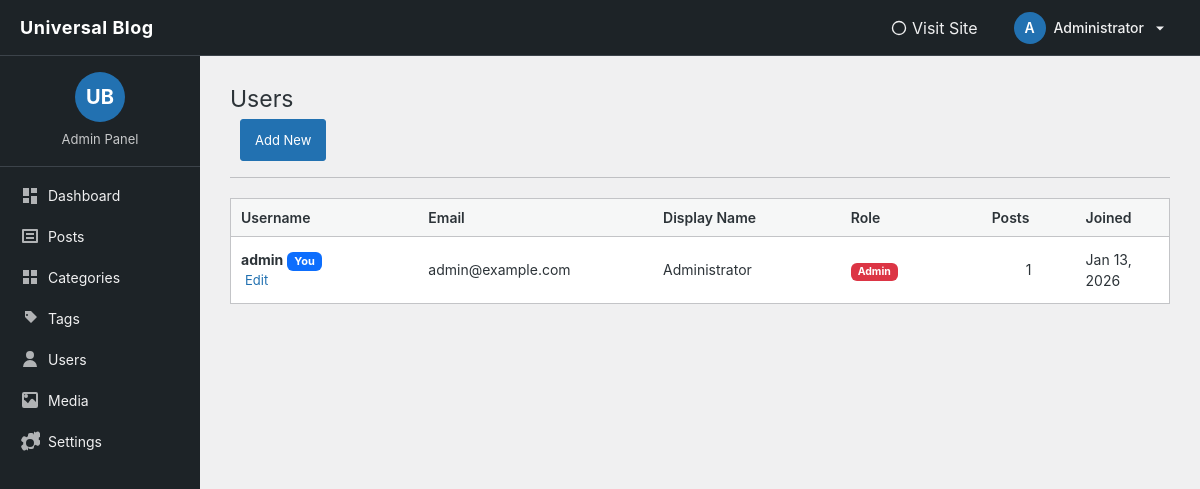
/blog/admin/users/index.php (signed in), run on the app's committed database.
### tables this page shows
CREATE TABLE `users` (
  `id` int(11) NOT NULL,
  `username` varchar(50) NOT NULL,
  `email` varchar(100) NOT NULL,
  `password` varchar(255) NOT NULL,
  `display_name` varchar(100) DEFAULT NULL,
  `role` enum('admin','author','editor') DEFAULT 'author',
  `created_at` datetime DEFAULT current_timestamp()
);

### blog/admin/users/index.php (the view, shortened to what this page needs)
<?php
require_once '../../includes/db.php';
$stmt = $pdo->query("
    SELECT u.*, COUNT(p.id) as post_count
    FROM users u
    LEFT JOIN posts p ON u.id = p.user_id
    GROUP BY u.id
    ORDER BY u.created_at DESC
");
$users = $stmt->fetchAll();
$editUser = null;
?>
<!DOCTYPE html>
<html lang="en">
<head>
<link href="https://cdn.jsdelivr.net/npm/bootstrap@5.3.2/dist/css/bootstrap.min.css" rel="stylesheet">
</head>
<body>
<?php require '../partials/header.php'; ?>
<div class="container-fluid">
<div class="row">
<?php require '../partials/sidebar.php'; ?>
<main class="col-md-9 col-lg-10">
<div class="wrap">
    <h1 class="wp-heading-inline">Users</h1>
    <a href="?add" class="page-title-action">Add New</a>
    <hr class="wp-header-end">
    <?php if (isset($_GET['add']) || $editUser): ?>
    <div class="wp-card p-4 mt-4" style="max-width: 700px;">
        <h2><?= $editUser ? 'Edit User' : 'Add New User' ?></h2>
        <form method="post" class="mt-4">
            <input type="hidden" name="action" value="<?= $editUser ? 'update' : 'add' ?>">
            <?php if ($editUser): ?>
            <input type="hidden" name="id" value="<?= $editUser['id'] ?>">
            <?php endif; ?>
            <table class="form-table">
                <tr>
                    <th><label for="username">Username *</label></th>
                    <td>
                        <input type="text" class="form-control" id="username" name="username"
                               value="<?= $editUser ? htmlspecialchars($editUser['username']) : '' ?>"
                               required <?= $editUser ? 'readonly' : '' ?>>
                        <?php if ($editUser): ?>
                        <p class="description">Usernames cannot be changed</p>
                        <?php endif; ?>
                    </td>
                </tr>
                <tr>
                    <th><label for="email">Email *</label></th>
                    <td>
                        <input type="email" class="form-control" id="email" name="email"
                               value="<?= $editUser ? htmlspecialchars($editUser['email']) : '' ?>"
                               required>
                    </td>
                </tr>
                <tr>
                    <th><label for="password">Password <?= !$editUser ? '*' : '' ?></label></th>
                    <td>
                        <input type="password" class="form-control" id="password" name="password"
                               <?= !$editUser ? 'required' : '' ?>>
                        <?php if ($editUser): ?>
                        <p class="description">Leave blank to keep current password</p>
                        <?php endif; ?>
                    </td>
                </tr>
                <tr>
                    <th><label for="display_name">Display Name</label></th>
                    <td>
                        <input type="text" class="form-control" id="display_name" name="display_name"
                               value="<?= $editUser ? htmlspecialchars($editUser['display_name']) : '' ?>">
                    </td>
                </tr>
                <tr>
                    <th><label for="role">Role *</label></th>
                    <td>
                        <select class="form-control" id="role" name="role" required>
                            <option value="admin" <?= ($editUser && $editUser['role'] == 'admin') ? 'selected' : '' ?>>Administrator</option>
                            <option value="editor" <?= ($editUser && $editUser['role'] == 'editor') ? 'selected' : '' ?>>Editor</option>
                            <option value="author" <?= ($editUser && $editUser['role'] == 'author') ? 'selected' : '' ?>>Author</option>
                        </select>
                    </td>
                </tr>
            </table>
            <p class="mt-4">
                <button type="submit" class="button-primary">
                    <?= $editUser ? 'Update User' : 'Add New User' ?>
                </button>
                <a href="index.php" class="button-secondary">Cancel</a>
            </p>
        </form>
    </div>
    <?php else: ?>
    <table class="wp-list-table">
        <thead>
            <tr>
                <th style="width: 20%">Username</th>
                <th style="width: 25%">Email</th>
                <th style="width: 20%">Display Name</th>
                <th style="width: 15%">Role</th>
                <th style="width: 10%">Posts</th>
                <th style="width: 10%">Joined</th>
            </tr>
        </thead>
        <tbody>
            <?php if ($users): ?>
                <?php foreach ($users as $user): ?>
                <tr>
                    <td>
                        <strong><?= htmlspecialchars($user['username']) ?></strong>
                        <?php if ($user['id'] == $_SESSION['admin_id']): ?>
                        <span class="badge bg-primary" style="font-size:11px;">You</span>
                        <?php endif; ?>
                        <div class="row-actions">
                            <span><a href="?edit=<?= $user['id'] ?>">Edit</a></span>
                        </div>
                    </td>
                    <td><?= htmlspecialchars($user['email']) ?></td>
                    <td><?= htmlspecialchars($user['display_name'] ?: '-') ?></td>
                    <td>
                        <span class="badge bg-<?= $user['role'] == 'admin' ? 'danger' : ($user['role'] == 'editor' ? 'warning' : 'secondary') ?>">
                            <?= ucfirst($user['role']) ?>
                        </span>
                    </td>
                    <td class="text-center"><?= $user['post_count'] ?></td>
                    <td><?= date('M j, Y', strtotime($user['created_at'])) ?></td>
                </tr>
                <?php endforeach; ?>
            <?php else: ?>
                <tr>
                    <td colspan="6" class="text-center text-muted">No users found</td>
                </tr>
            <?php endif; ?>
        </tbody>
    </table>
    <?php endif; ?>
</div>
</main>
</div>
</div>
</body>
</html>

### blog/admin/partials/admin-style.php (style rules this page uses)
:root { --wp-blue: #2271b1; --wp-blue-dark: #135e96; --wp-admin-bg: #f0f0f1; --wp-sidebar-bg: #1d2327; --wp-sidebar-hover: #2c3338; --wp-accent: #2271b1; --wp-border: #c3c4c7; }
body { background: var(--wp-admin-bg); font-family: -apple-system,BlinkMacSystemFont,"Segoe UI",Roboto,Oxygen-Sans,Ubuntu,Cantarell,"Helvetica Neue",sans-serif; color: #2c3338; padding-top: 56px; }
main { padding: 20px 30px !important; }
@media (min-width: 768px) { main.col-md-9, main.col-lg-10 { margin-left: 0; } }
.wp-heading-inline { font-size: 23px; font-weight: 400; margin: 0; padding: 9px 0 4px; line-height: 1.3; }
.page-title-action { display: inline-block; padding: 6px 14px; font-size: 13px; line-height: 2.15384615; border-radius: 3px; text-decoration: none; background: var(--wp-accent); color: #fff; border: 1px solid var(--wp-accent); margin-left: 10px; }
.wp-list-table { background: #fff; border: 1px solid var(--wp-border); border-spacing: 0; width: 100%; margin: 20px 0; }
.wp-list-table thead th { background: #f6f7f7; border-bottom: 1px solid var(--wp-border); padding: 8px 10px; font-weight: 600; text-align: left; font-size: 14px; }
.wp-list-table tbody tr { border-bottom: 1px solid var(--wp-border); }
.wp-list-table tbody td { padding: 12px 10px; font-size: 14px; }
.row-actions { font-size: 13px; }
.row-actions span { display: inline-block; padding: 0 4px; }
.row-actions a { color: #2271b1; text-decoration: none; }

### data on the page
users: username "admin", shows "You", email "admin@example.com", display_name "Administrator", role "Admin", post_count "1", created_at "Jan 13, 2026"

### other printed values
substr($admin_name, 0, 1) "A"
$admin_name "Administrator"
